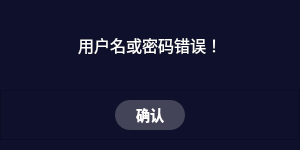
<?xml version="1.0" encoding="UTF-8"?>
<ui version="4.0">
 <class>Information</class>
 <widget class="QDialog" name="Information">
  <property name="geometry">
   <rect>
    <x>0</x>
    <y>0</y>
    <width>300</width>
    <height>150</height>
   </rect>
  </property>
  <property name="sizePolicy">
   <sizepolicy hsizetype="Fixed" vsizetype="Fixed">
    <horstretch>0</horstretch>
    <verstretch>0</verstretch>
   </sizepolicy>
  </property>
  <property name="minimumSize">
   <size>
    <width>300</width>
    <height>150</height>
   </size>
  </property>
  <property name="maximumSize">
   <size>
    <width>300</width>
    <height>150</height>
   </size>
  </property>
  <property name="windowTitle">
   <string>Dialog</string>
  </property>
  <property name="styleSheet">
   <string notr="true">background-color:#0f102c;</string>
  </property>
  <layout class="QVBoxLayout" name="verticalLayout">
   <property name="spacing">
    <number>0</number>
   </property>
   <property name="leftMargin">
    <number>0</number>
   </property>
   <property name="topMargin">
    <number>0</number>
   </property>
   <property name="rightMargin">
    <number>0</number>
   </property>
   <property name="bottomMargin">
    <number>10</number>
   </property>
   <item>
    <widget class="QLabel" name="label">
     <property name="sizePolicy">
      <sizepolicy hsizetype="Preferred" vsizetype="Expanding">
       <horstretch>0</horstretch>
       <verstretch>0</verstretch>
      </sizepolicy>
     </property>
     <property name="font">
      <font>
       <pointsize>-1</pointsize>
      </font>
     </property>
     <property name="styleSheet">
      <string notr="true">color:white;font-size:16px;</string>
     </property>
     <property name="text">
      <string>用户名或密码错误！</string>
     </property>
     <property name="alignment">
      <set>Qt::AlignCenter</set>
     </property>
    </widget>
   </item>
   <item>
    <widget class="QFrame" name="frame">
     <property name="sizePolicy">
      <sizepolicy hsizetype="Preferred" vsizetype="Minimum">
       <horstretch>0</horstretch>
       <verstretch>0</verstretch>
      </sizepolicy>
     </property>
     <property name="styleSheet">
      <string notr="true">QPushButton{
	background-color:#434458;
	color:white;
	font-size:14px;
	font-weight:600;
	border-radius:15px;
}
QPushButton:hover{
	background-color:#333448;
}</string>
     </property>
     <property name="frameShape">
      <enum>QFrame::StyledPanel</enum>
     </property>
     <property name="frameShadow">
      <enum>QFrame::Raised</enum>
     </property>
     <layout class="QHBoxLayout" name="horizontalLayout">
      <item>
       <widget class="QPushButton" name="pushButton">
        <property name="sizePolicy">
         <sizepolicy hsizetype="Fixed" vsizetype="Fixed">
          <horstretch>0</horstretch>
          <verstretch>0</verstretch>
         </sizepolicy>
        </property>
        <property name="minimumSize">
         <size>
          <width>70</width>
          <height>30</height>
         </size>
        </property>
        <property name="cursor">
         <cursorShape>PointingHandCursor</cursorShape>
        </property>
        <property name="styleSheet">
         <string notr="true"/>
        </property>
        <property name="text">
         <string>确认</string>
        </property>
       </widget>
      </item>
     </layout>
    </widget>
   </item>
  </layout>
 </widget>
 <resources/>
 <connections/>
</ui>
